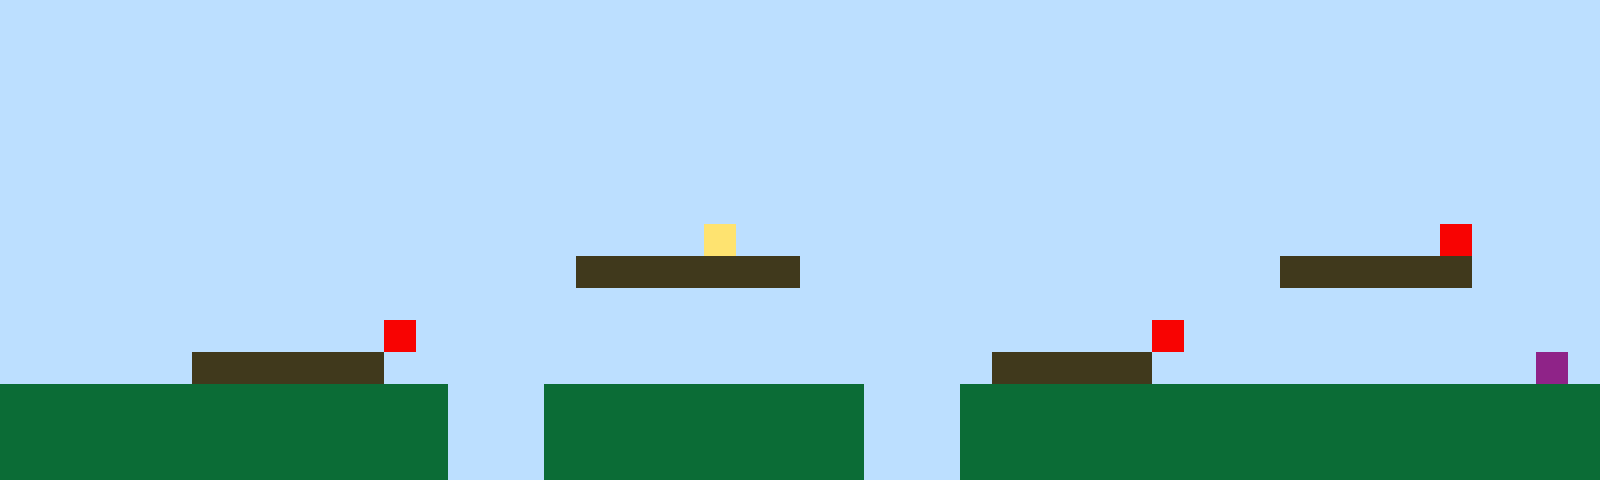

Below is a game level as drawn by its tile map, then a one-line description and the .tmx file that defines it, in full:
An orthogonal 50x15 tile map with 32x32 px tiles, 1 tile layer (Tile Layer 1).

<map version="1.10" tiledversion="1.11.2" orientation="orthogonal" renderorder="right-up" width="50" height="15" tilewidth="32" tileheight="32" infinite="0" nextlayerid="2" nextobjectid="1"><editorsettings><export target="map1.csv" format="csv" /></editorsettings><tileset firstgid="1" name="sprites" tilewidth="32" tileheight="32" tilecount="6" columns="3"><image source="sprites.png" width="96" height="64" /></tileset><layer id="1" name="Tile Layer 1" width="50" height="15"><data encoding="csv">1,1,1,1,1,1,1,1,1,1,1,1,1,1,1,1,1,1,1,1,1,1,1,1,1,1,1,1,1,1,1,1,1,1,1,1,1,1,1,1,1,1,1,1,1,1,1,1,1,1,1,1,1,1,1,1,1,1,1,1,1,1,1,1,1,1,1,1,1,1,1,1,1,1,1,1,1,1,1,1,1,1,1,1,1,1,1,1,1,1,1,1,1,1,1,1,1,1,1,1,1,1,1,1,1,1,1,1,1,1,1,1,1,1,1,1,1,1,1,1,1,1,1,1,1,1,1,1,1,1,1,1,1,1,1,1,1,1,1,1,1,1,1,1,1,1,1,1,1,1,1,1,1,1,1,1,1,1,1,1,1,1,1,1,1,1,1,1,1,1,1,1,1,1,1,1,1,1,1,1,1,1,1,1,1,1,1,1,1,1,1,1,1,1,1,1,1,1,1,1,1,1,1,1,1,1,1,1,1,1,1,1,1,1,1,1,1,1,1,1,1,1,1,1,1,1,1,1,1,1,1,1,1,1,1,1,1,1,1,1,1,1,1,1,1,1,1,1,1,1,1,1,1,1,1,1,1,1,1,1,1,1,1,1,1,1,1,1,1,1,1,1,1,1,1,1,1,1,1,1,1,1,1,1,1,1,1,1,1,1,1,1,1,1,1,1,1,1,1,1,1,1,1,1,1,1,1,1,1,1,1,1,1,1,1,1,1,1,1,1,1,1,1,1,1,1,1,1,1,1,1,1,1,1,1,1,1,1,1,1,1,1,1,1,1,1,1,1,1,1,1,1,1,1,1,1,1,1,1,1,1,1,1,1,1,1,1,1,1,1,1,1,4,1,1,1,1,1,1,1,1,1,1,1,1,1,1,1,1,1,1,1,1,1,1,5,1,1,1,1,1,1,1,1,1,1,1,1,1,1,1,1,1,1,1,1,1,1,3,3,3,3,3,3,3,1,1,1,1,1,1,1,1,1,1,1,1,1,1,1,3,3,3,3,3,3,1,1,1,1,1,1,1,1,1,1,1,1,1,1,1,1,1,1,1,1,1,1,1,1,1,1,1,1,1,1,1,1,1,1,1,1,1,1,1,1,1,1,1,1,1,1,1,1,1,1,1,1,1,1,1,1,1,1,1,1,1,1,1,1,1,1,5,1,1,1,1,1,1,1,1,1,1,1,1,1,1,1,1,1,1,1,1,1,1,1,5,1,1,1,1,1,1,1,1,1,1,1,1,1,1,1,1,1,1,1,3,3,3,3,3,3,1,1,1,1,1,1,1,1,1,1,1,1,1,1,1,1,1,1,1,3,3,3,3,3,1,1,1,1,1,1,1,1,1,1,1,1,6,1,2,2,2,2,2,2,2,2,2,2,2,2,2,2,1,1,1,2,2,2,2,2,2,2,2,2,2,1,1,1,2,2,2,2,2,2,2,2,2,2,2,2,2,2,2,2,2,2,2,2,2,2,2,2,2,2,2,2,2,2,2,2,2,2,1,1,1,2,2,2,2,2,2,2,2,2,2,1,1,1,2,2,2,2,2,2,2,2,2,2,2,2,2,2,2,2,2,2,2,2,2,2,2,2,2,2,2,2,2,2,2,2,2,2,1,1,1,2,2,2,2,2,2,2,2,2,2,1,1,1,2,2,2,2,2,2,2,2,2,2,2,2,2,2,2,2,2,2,2,2</data></layer></map>
